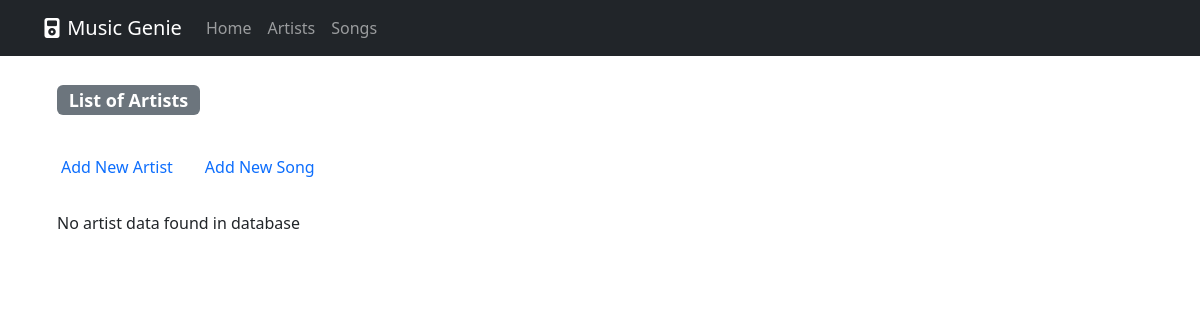
Page /artists on the earlier database version.
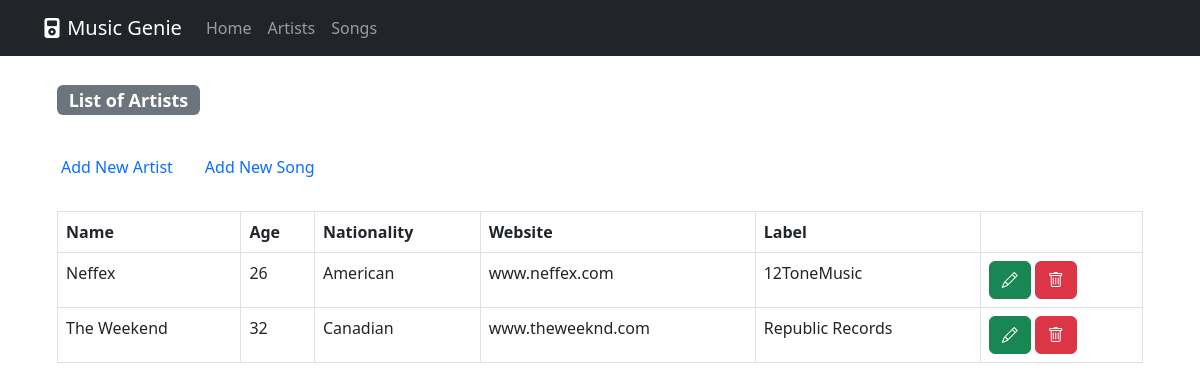
Same page on the later database version.
### music_app/models.py (models this page shows, shortened)
class Artist(models.Model):
    id = models.AutoField(primary_key=True)
    name = models.CharField('',max_length=100, null=False)
    age = models.IntegerField('',null=True)
    nationality = models.CharField('',max_length=200)
    website = models.CharField('',max_length=100)
    label = models.CharField('',max_length=200)
    class Meta:
        verbose_name = 'Artist'
        verbose_name_plural = 'Artists'

### music_app/views.py (the view)
# urls.py: path('artists',ArtistListView.as_view(),name='artists'),
class ArtistListView(ListView):
    model = Artist
    context_object_name = 'artists'
    template_name = 'list_artists.html'

### music_app/templates/list_artists.html (shortened to what this page needs)
{% extends '_base.html' %}
{% block content %}
<div class="row">
<h4> <span class="badge bg-secondary">List of Artists</span></h4>
<ul class="nav nav-pills">
<li class="nav-item">
<a class="nav-link" aria-current="page" href="{% url 'add_artist' %}"> Add New Artist</a>
</li>
<li class="nav-item">
<a class="nav-link" href="{% url 'add_song' %}">Add New Song</a>
</li>
</ul>
<div>
{% if artists %}
<table class="table table-bordered striped table-hover">
<thead>
<tr>
<th scope="col">Name</th>
<th scope="col">Age</th>
<th scope="col">Nationality</th>
<th scope="col">Website</th>
<th scope="col">Label</th>
<th scope="col"></th>
</tr>
</thead>
<tbody>
{% for artist in artists %}
<tr>
<td>{{artist.name}}</td>
<td>{{artist.age}}</td>
<td>{{artist.nationality}}</td>
<td>{{artist.website}}</td>
<td>{{artist.label}}</td>
<td>
<a href="artist-details/{{artist.id}}" class="btn btn btn-success" type="button"><i class="bi bi-pencil"></i></a>
<a href="artist-delete/{{artist.id}}" class="btn btn btn-danger" data-bs-toggle="modal" data-bs-target="#exampleModal" type="button"><i class="bi bi-trash"></i></a>
</td>
</tr>
{% endfor %}
</tbody>
</table>
{% else %}
No artist data found in database
{% endif %}
</div>
</div>
{% endblock content %}

Differences in the rows shown:
added Artist: name "Neffex", age "26", nationality "American", website "www.neffex.com", label "12ToneMusic"
added Artist: name "The Weekend", age "32", nationality "Canadian", website "www.theweeknd.com", label "Republic Records"
Other differences:
text no longer shown: "No artist data found in database"
text now shown: "Name Age Nationality Website Label"
